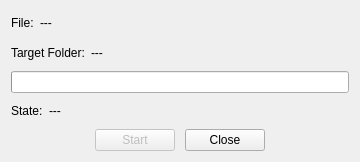
<?xml version="1.0" encoding="UTF-8"?>
<ui version="4.0">
 <class>DownloadDialog</class>
 <widget class="QDialog" name="DownloadDialog">
  <property name="geometry">
   <rect>
    <x>0</x>
    <y>0</y>
    <width>360</width>
    <height>162</height>
   </rect>
  </property>
  <property name="minimumSize">
   <size>
    <width>360</width>
    <height>0</height>
   </size>
  </property>
  <property name="maximumSize">
   <size>
    <width>360</width>
    <height>16777215</height>
   </size>
  </property>
  <property name="windowTitle">
   <string>Droper</string>
  </property>
  <property name="windowIcon">
   <iconset resource="main.qrc">
    <normaloff>:/droper.svg</normaloff>:/droper.svg</iconset>
  </property>
  <property name="modal">
   <bool>true</bool>
  </property>
  <layout class="QVBoxLayout" name="verticalLayout">
   <item>
    <layout class="QHBoxLayout" name="horizontalLayout_2">
     <item>
      <widget class="QLabel" name="displayFileLabel">
       <property name="text">
        <string>File:</string>
       </property>
      </widget>
     </item>
     <item>
      <widget class="QLabel" name="fileLabel">
       <property name="text">
        <string>---</string>
       </property>
       <property name="wordWrap">
        <bool>true</bool>
       </property>
      </widget>
     </item>
     <item>
      <spacer name="horizontalSpacer_2">
       <property name="orientation">
        <enum>Qt::Horizontal</enum>
       </property>
       <property name="sizeHint" stdset="0">
        <size>
         <width>40</width>
         <height>20</height>
        </size>
       </property>
      </spacer>
     </item>
    </layout>
   </item>
   <item>
    <layout class="QHBoxLayout" name="horizontalLayout_3">
     <item>
      <widget class="QLabel" name="displayFolderLabel">
       <property name="text">
        <string>Target Folder:</string>
       </property>
      </widget>
     </item>
     <item>
      <widget class="QLabel" name="folderLabel">
       <property name="text">
        <string>---</string>
       </property>
       <property name="wordWrap">
        <bool>true</bool>
       </property>
      </widget>
     </item>
     <item>
      <spacer name="horizontalSpacer_4">
       <property name="orientation">
        <enum>Qt::Horizontal</enum>
       </property>
       <property name="sizeHint" stdset="0">
        <size>
         <width>40</width>
         <height>20</height>
        </size>
       </property>
      </spacer>
     </item>
    </layout>
   </item>
   <item>
    <widget class="QProgressBar" name="progressBar">
     <property name="value">
      <number>0</number>
     </property>
     <property name="format">
      <string/>
     </property>
    </widget>
   </item>
   <item>
    <layout class="QHBoxLayout" name="horizontalLayout_4">
     <item>
      <widget class="QLabel" name="displayStateLabel">
       <property name="text">
        <string>State:</string>
       </property>
      </widget>
     </item>
     <item>
      <widget class="QLabel" name="stateLabel">
       <property name="text">
        <string>---</string>
       </property>
      </widget>
     </item>
     <item>
      <spacer name="horizontalSpacer_5">
       <property name="orientation">
        <enum>Qt::Horizontal</enum>
       </property>
       <property name="sizeHint" stdset="0">
        <size>
         <width>40</width>
         <height>20</height>
        </size>
       </property>
      </spacer>
     </item>
    </layout>
   </item>
   <item>
    <layout class="QHBoxLayout" name="horizontalLayout">
     <item>
      <spacer name="horizontalSpacer_3">
       <property name="orientation">
        <enum>Qt::Horizontal</enum>
       </property>
       <property name="sizeHint" stdset="0">
        <size>
         <width>40</width>
         <height>20</height>
        </size>
       </property>
      </spacer>
     </item>
     <item>
      <widget class="QPushButton" name="toggleStartPushButton">
       <property name="enabled">
        <bool>false</bool>
       </property>
       <property name="text">
        <string>Start</string>
       </property>
      </widget>
     </item>
     <item>
      <widget class="QDialogButtonBox" name="buttonBox">
       <property name="standardButtons">
        <set>QDialogButtonBox::Close</set>
       </property>
      </widget>
     </item>
     <item>
      <spacer name="horizontalSpacer">
       <property name="orientation">
        <enum>Qt::Horizontal</enum>
       </property>
       <property name="sizeHint" stdset="0">
        <size>
         <width>40</width>
         <height>20</height>
        </size>
       </property>
      </spacer>
     </item>
    </layout>
   </item>
  </layout>
  <action name="toggleStartAction">
   <property name="text">
    <string>Start</string>
   </property>
  </action>
 </widget>
 <resources>
  <include location="main.qrc"/>
 </resources>
 <connections/>
</ui>
